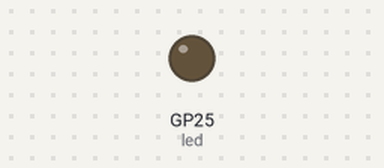
The program below on a simulated Raspberry Pi Pico running MicroPython. On the bench: output pins drawn as LEDs (lit = HIGH).

Above: at 0.35 s.
At 4.7 s:
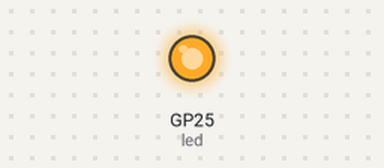
Timing chart, 0 to 7.8 s (numbered marks = the images above):
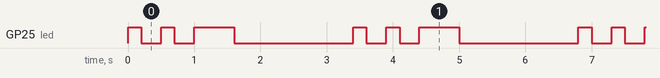

Measured:
- by itself, GP25 (led): repeats every 3.4 s: LOW 0.30 s, HIGH 0.20 s, LOW 0.30 s, HIGH 0.60 s, LOW 1.8 s, HIGH 0.20 s
- by itself, everything shown: repeats every 3.4 s, in 6 steps

The program:

blinking.py
```python
from machine import Pin
import time

led = Pin(25, Pin.OUT)  # Interne LED vom Pico

def blink(duration):
    led.on()
    time.sleep(duration)
    led.off()
    time.sleep(0.3)

while True:
    # Rhythmus: kurz–kurz–lang
    blink(0.2)  # kurz
    blink(0.2)  # kurz
    blink(0.6)  # lang
    time.sleep(1.5)  # Pause bis zum nächsten Zyklus
```
